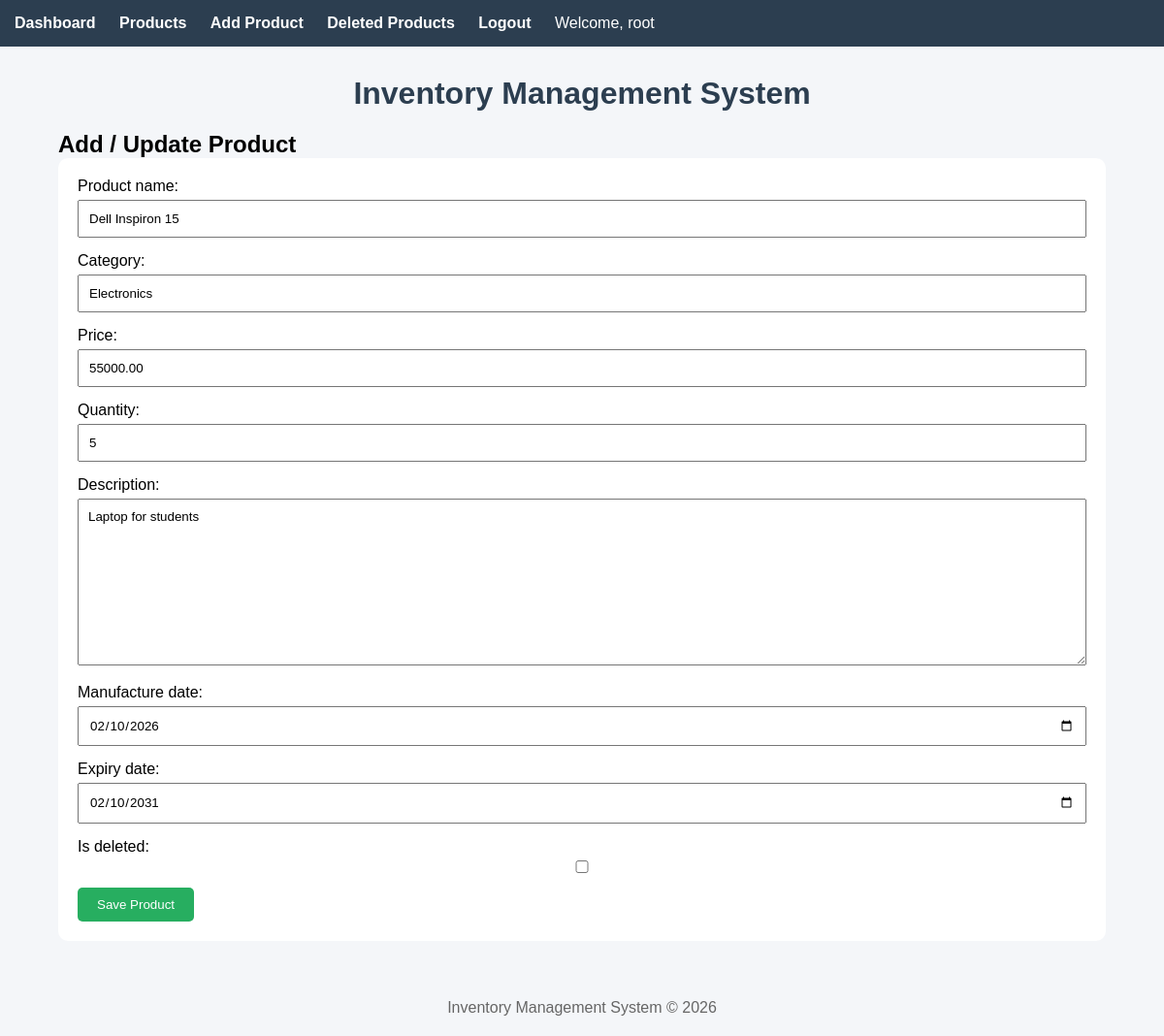
Screenshot of /update/2/ (signed in) with the database file from the repository.
### products/models.py (models this page shows, shortened)
class Product(models.Model):
    product_name = models.CharField(max_length=100)
    category = models.CharField(max_length=100)
    price = models.DecimalField(
        max_digits=10,
        decimal_places=2
    )
    quantity = models.IntegerField()
    description = models.TextField()
    manufacture_date = models.DateField()
    expiry_date = models.DateField()
    created_at = models.DateTimeField(
        auto_now_add=True
    )
    is_deleted = models.BooleanField(
        default=False
    )

### products/views.py (the view)
# urls.py: path('update/<int:id>/',views.product_update,name='product_update'),
@login_required
def product_update(request, id):
    product = get_object_or_404(
        Product,
        id=id
    )
    if request.method == 'POST':
        form = ProductForm(
            request.POST,
            instance=product
        )
        if form.is_valid():
            form.save()
            return redirect('product_list')
    else:
        form = ProductForm(
            instance=product
        )
    return render(request,'product_form.html',{'form': form})

### products/forms.py
class ProductForm(forms.ModelForm):
    class Meta:
        model = Product
        fields = '__all__'
        widgets = {
            'manufacture_date': forms.DateInput(
                attrs={'type': 'date'}
            ),
            'expiry_date': forms.DateInput(
                attrs={'type': 'date'}
            ),
        }

### products/templates/product_form.html (shortened to what this page needs)
{% extends 'base.html' %}
{% block content %}
<h2>Add / Update Product</h2>
<form method="POST">
    {{ form.as_p }}
    <button type="submit">
        Save Product
    </button>
</form>
{% endblock %}

### products/templates/base.html (shortened to what this page needs)
<!DOCTYPE html>
<html>
<head>
</head>
<body>
    {% if user.is_authenticated %}
    <div class="navbar">
        <a href="{% url 'dashboard' %}">
            Dashboard
        </a>
        <a href="{% url 'product_list' %}">
            Products
        </a>
        <a href="{% url 'product_create' %}">
            Add Product
        </a>
        <a href="{% url 'deleted_products' %}">
            Deleted Products
        </a>
        <a href="{% url 'logout' %}">
            Logout
        </a>
        <span style="color:white; margin-right:20px;">
            Welcome, {{ user.username }}
        </span>
    </div>
    {% endif %}
    <div class="container">
        <h1>Inventory Management System</h1>
        {% block content %}
        {% endblock %}
    </div>
    <footer>
        Inventory Management System © 2026
    </footer>
</body>
</html>

### products/templates/base.html (style rules this page uses)
* { margin: 0; padding: 0; box-sizing: border-box; font-family: Arial, sans-serif; }
body { background: #f4f6f9; }
.navbar { background: #2c3e50; padding: 15px; }
.navbar a { color: white; text-decoration: none; margin-right: 20px; font-weight: bold; }
.container { width: 90%; margin: 30px auto; }
h1 { text-align: center; color: #2c3e50; margin-bottom: 20px; }
form { background: white; padding: 20px; border-radius: 10px; }
input, textarea, select { width: 100%; padding: 10px; margin-top: 5px; margin-bottom: 15px; }
button { background: #27ae60; color: white; padding: 10px 20px; border: none; border-radius: 5px; }
footer { text-align:center; padding:20px; margin-top:40px; color:#666; }

### rows the page displays
Product: product_name "Dell Inspiron 15", category "Electronics", price "55000.00", quantity "5", description "Laptop for students", manufacture_date "02/10/2026", expiry_date "02/10/2031"

### other values shown
{{ user.username }} "root"
